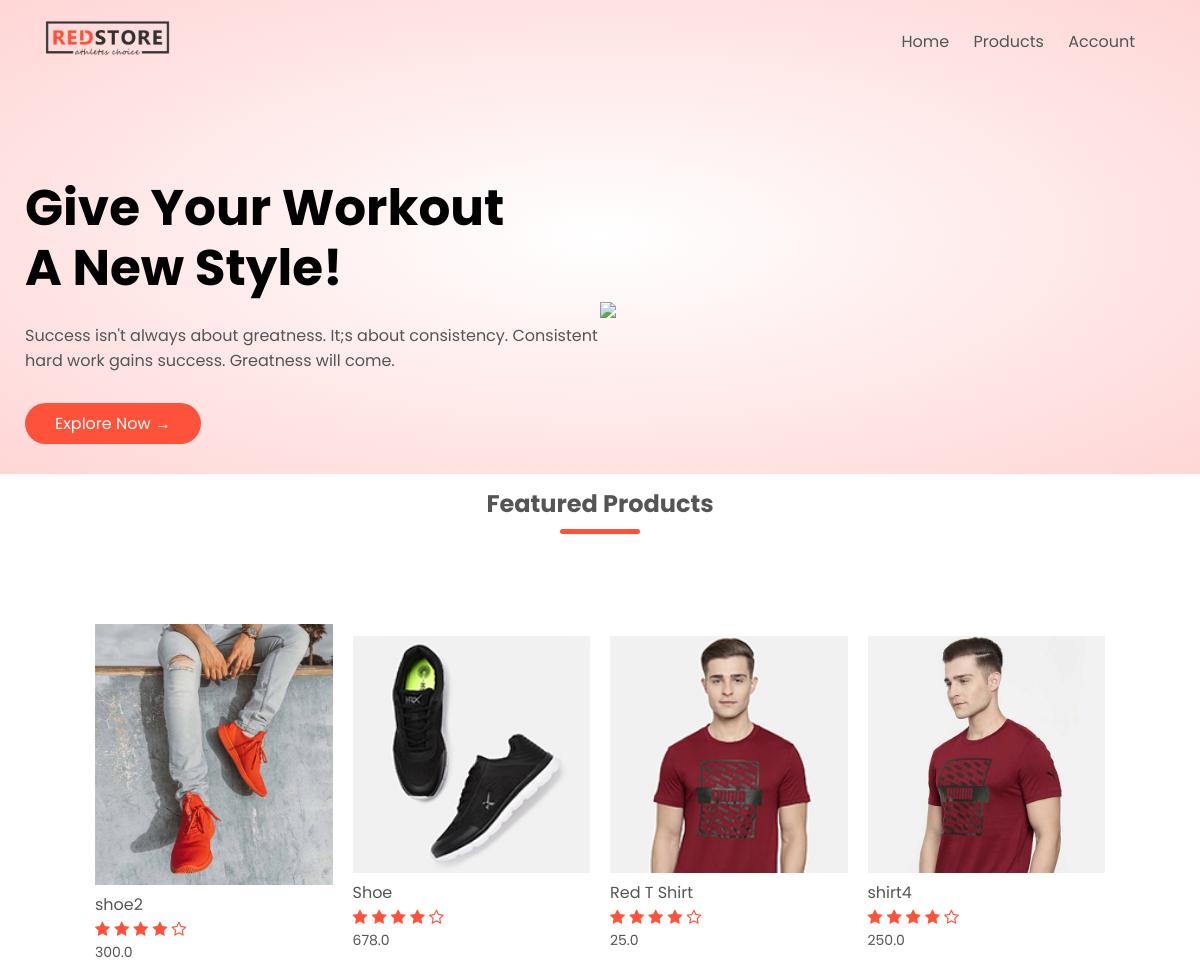
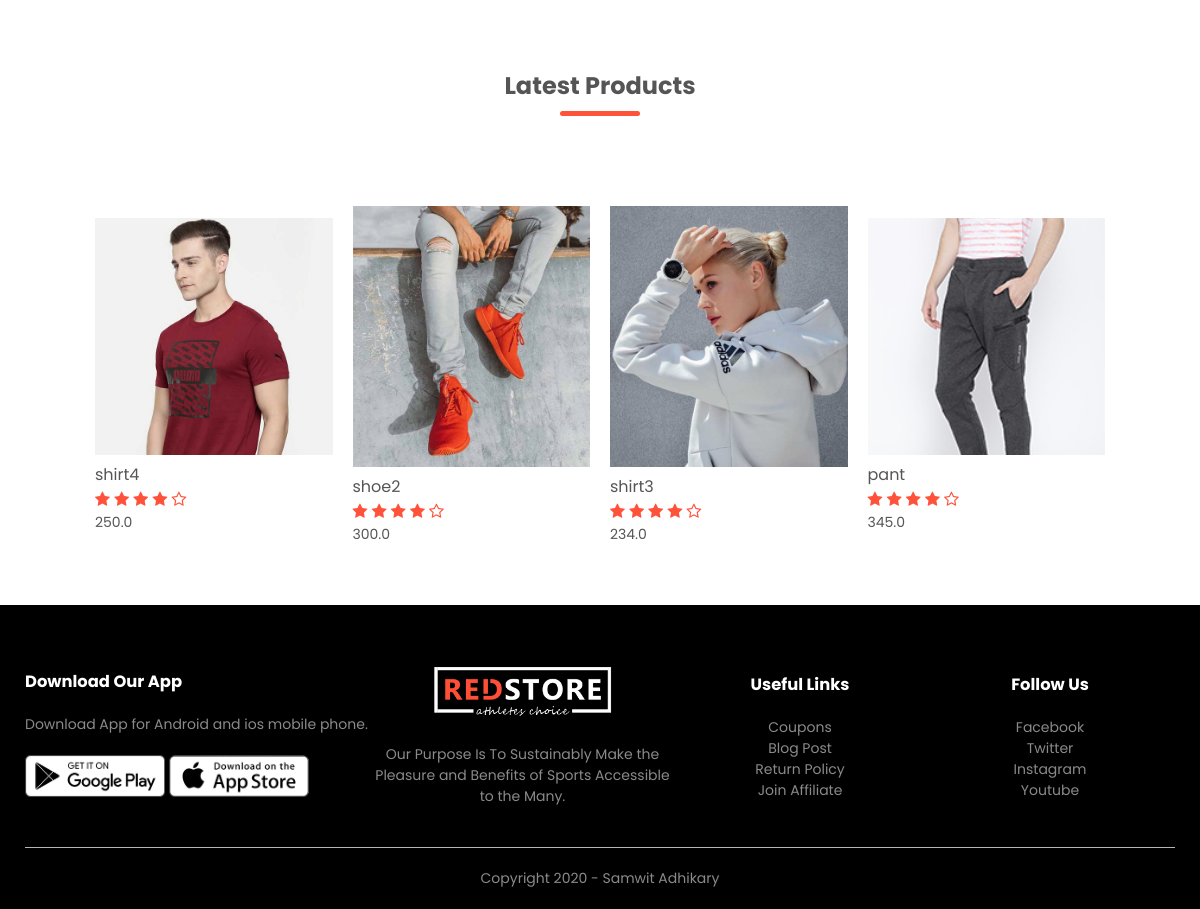
The page / on the database its author committed (2 pictures, top to bottom).
### products/models.py (models this page shows, shortened)
class Product(models.Model):
    LIVE=1
    DELETE=0
    DELETE_CHOICES=((LIVE,'Live'),(DELETE,'Delete'))
    title=models.CharField(max_length=250)
    price=models.FloatField()
    description=models.TextField()
    image=models.ImageField(upload_to='media/')
    priority=models.IntegerField(default=0)
    delete_status=models.IntegerField(choices=DELETE_CHOICES,default=LIVE)
    created_at=models.DateTimeField(auto_now_add=True)
    updated_at=models.DateTimeField(auto_now=True)

### products/views.py (the view)
# urls.py: path("", views.index,name='home'),
def index(request):
    featured_products=Product.objects.order_by('priority')[:4]
    latest_products=Product.objects.order_by('-id')[:4]
    context={
        'featured_products':featured_products,
        'latest_products':latest_products
    }
    return render(request,'index.html',context)

### templates/index.html
{% extends 'blank_layout.html' %}
{% block banner %}
    {% include 'banner_layout.html' %}
{% endblock banner %}
{% block content %}
    {% include 'home_page_content.html' %}
{% endblock content%}

### templates/home_page_content.html
{% load static %}
<div class="small-container">
    <h2 class="title">Featured Products</h2>
    <div class="row">
        {% for product in featured_products %}
        <div class="col-4">
            <a href="{% url 'detail_product' product.id %}"><img src="{{product.image.url}}"></a>
            <h4>{{product.title}}</h4>
            <div class="rating">
                <i class="fa fa-star"></i>
                <i class="fa fa-star"></i>
                <i class="fa fa-star"></i>
                <i class="fa fa-star"></i>
                <i class="fa fa-star-o"></i>
            </div>
            <p>{{product.price}}</p>
        </div>
        {% endfor%}
    </div>
    <h2 class="title">Latest Products</h2>
    <div class="row">
        {% for product in latest_products %}
        <div class="col-4">
            <a href="{% url 'detail_product' product.id %}"><img src="{{product.image.url}}"></a>
            <h4>{{product.title}}</h4>
            <div class="rating">
                <i class="fa fa-star"></i>
                <i class="fa fa-star"></i>
                <i class="fa fa-star"></i>
                <i class="fa fa-star"></i>
                <i class="fa fa-star-o"></i>
            </div>
            <p>{{product.price}}</p>
        </div>
        {% endfor%}
    </div>
</div>

### static/css/style.css (style rules this page uses)
* { margin: 0; padding: 0; box-sizing: border-box; }
body { font-family: 'Poppins', sans-serif; }
a { text-decoration: none; color: #555; }
p { color: #555; }
.row { display: flex; align-items: center; flex-wrap: wrap; justify-content: space-around; }
.small-container { max-width: 1080px; margin: auto; padding-left: 25px; padding-right: 25px; }
.col-4 { flex-basis: 25%; padding: 10px; min-width: 200px; margin-bottom: 50px; transition: transform 0.5s; }
.col-4 img { width: 100%; }
.title { text-align: center; margin: 0 auto 80px; position: relative; line-height: 60px; color: #555; }
.title::after { content: ''; background: #ff523b; width: 80px; height: 5px; border-radius: 5px; position: absolute; bottom: 0; left: 50%; transform: translateX(-50%); }
h4 { color: #555; font-weight: normal; }
.col-4 p { font-size: 14px; }
.rating .fa { color: #ff523b; }

### rows shown on the page
Product: image (picture), title "shoe2", price "300.0"
Product: image (picture), title "Shoe", price "678.0"
Product: image (picture), title "Red T Shirt", price "25.0"
Product: image (picture), title "shirt4", price "250.0"
Product: image (picture), title "shirt3", price "234.0"
Product: image (picture), title "pant", price "345.0"
